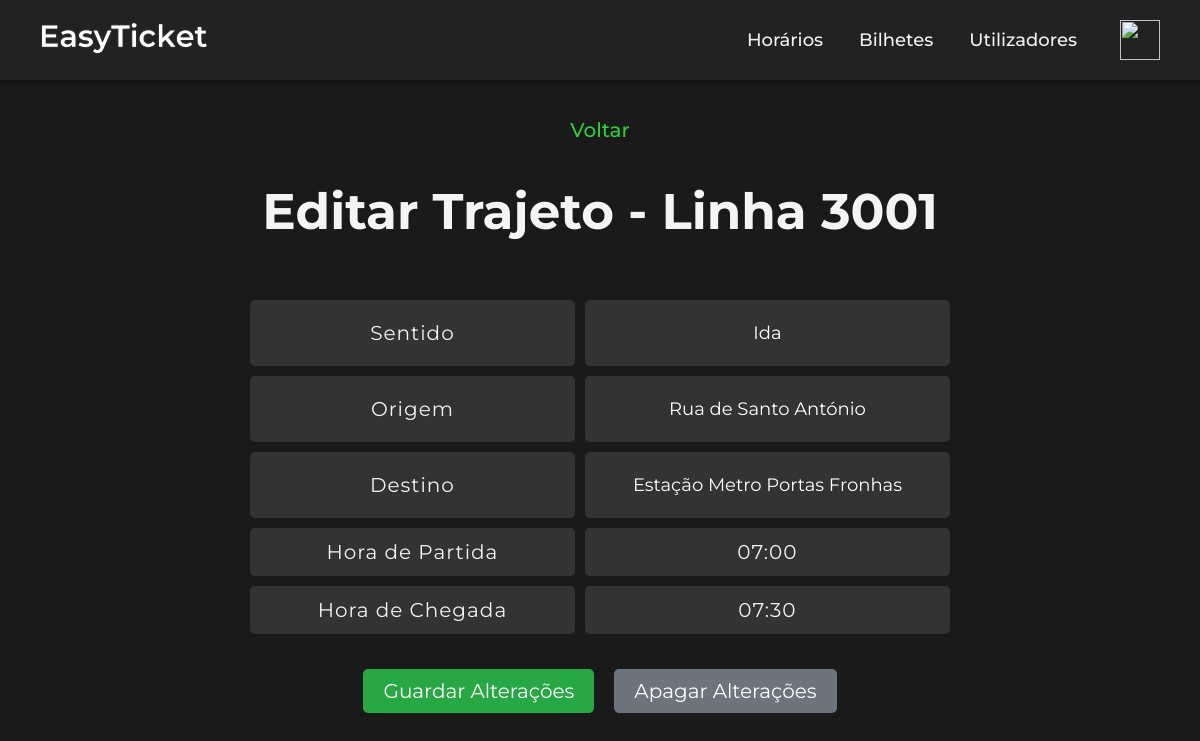
The app's page /horarios_editar.php?id=3 (signed in) with its own data.
### tables this page shows
CREATE TABLE `viagem` (
  `id_viagem` int(11) NOT NULL,
  `id_autocarro` int(11) NOT NULL,
  `linha_autocarro` int(4) NOT NULL,
  `sentido` set('ida','volta') NOT NULL DEFAULT 'ida',
  `origem` varchar(40) NOT NULL,
  `destino` varchar(40) NOT NULL,
  `hora_partida` time NOT NULL,
  `hora_chegada` time NOT NULL
);

### horarios_editar.php (the view, shortened to what this page needs)
<?php
require_once('menu.php');
require_once('ligarbd.php');
$id_viagem = $_GET['id'];
$consulta = "SELECT * FROM viagem WHERE id_viagem='$id_viagem'";
$resultado = mysqli_query($basedados, $consulta);
$registo = mysqli_fetch_array($resultado);
$linha_autocarro = $registo['linha_autocarro'];
?>
<html>
<head>
    <link rel="stylesheet" href="style_editar.css">
    <link rel="stylesheet" href="style_navbar.css">
</head>
<body>
<center>
<br><br>
<a href="linha_<?php echo isset($linha_autocarro) ? $linha_autocarro : ''; ?>.php">Voltar</a>
<br><br>
<h1>Editar Trajeto - Linha <?php echo $linha_autocarro; ?> </h1>
    <br><br>
    <form method="post" action="linha_<?php echo $linha_autocarro; ?>.php" autocomplete="off" id="editarForm">
        <table>
            <tr>
                <td>Sentido</td>
                <td>
                    <input type="text" name="sentido" id="sentido" class="centered-input" style="outline: none; box-shadow: none;" readonly value="<?php echo ucfirst($registo['sentido']); ?>">
                </td>
            </tr>
            <tr>
                <td>Origem</td>
                <td><input type="text" name="origem" id="origem" value="<?php echo $registo['origem']; ?>" class="centered-input" readonly style="outline: none; box-shadow: none;"></td>
            </tr>
            <tr>
                <td>Destino</td>
                <td><input type="text" name="destino" id="destino" value="<?php echo $registo['destino']; ?>" class="centered-input" readonly style="outline: none; box-shadow: none;"></td>
            </tr>
            <tr>
                <td>Hora de Partida</td>
                <td>
                <?php echo date('H:i', strtotime($registo['hora_partida'])); ?>
                </td>
            </tr>
            <tr>
                <td>Hora de Chegada</td>
                <td>
                <?php echo date('H:i', strtotime($registo['hora_chegada'])); ?>
                </td>
            </tr>
        </table>
        <div class="button-container">
            <input type="button" value="Guardar Alterações" onClick="confirmaatualizar();">
            <input type="reset" value="Apagar Alterações">
        </div>
        <br>
    </form>
</center>
</body>
</html>

### style_navbar.css (style rules this page uses)
body { font-family: Arial, sans-serif; font-weight: 500; margin: 0; padding: 0; background-color: #1a1a1a; color: #f4f4f4; }
* { margin: 0; padding: 0; box-sizing: border-box; font-family: 'Montserrat', sans-serif; user-select: none; -moz-user-select: none; -webkit-user-select: none; -ms-user-select: none; -webkit-user-drag: none; -khtml-user-drag: none; -moz-user-drag: none; -o-user-drag: none; }
span,svg, button,input, img:active, a:active { -webkit-tap-highlight-color: rgba(0, 0, 0, 0); -webkit-focus-ring-color: rgba(0, 0, 0, 0); outline: none !important; }
@media screen and (max-width: 1919px) and (min-width: 501px) { h1 { font-size: 50px; margin-top: 20px; } }
@media screen and (max-width: 1919px) and (min-width: 501px) { body { font-family: Arial, sans-serif; font-weight: 500; margin: 0; padding: 0; background-color: #1a1a1a; color: #f4f4f4; } }
@media screen and (max-width: 1919px) and (min-width: 501px) { a { color: #2ece36; font-weight: 500; font-size: 20px; text-decoration: none; transition: color 0.3s ease; } }

### style_editar.css (style rules this page uses)
* { margin: 0; padding: 0; box-sizing: border-box; font-family: 'Montserrat', sans-serif; }
body { font-family: Arial, sans-serif; font-weight: 500; margin: 0; padding: 0; background-color: #0c0c0c; color: #f2f2f2; }
table { width: 60%; margin: 10 auto; border-collapse: separate; border-spacing: 10px; text-align: center; letter-spacing: 1px; }
td { background-color: #333; color: #f2f2f2; padding: 12px; border-radius: 5px; font-size: 20px; }
.centered-input { text-align: center; align-items: center; justify-content: center; vertical-align: middle; height: 100%; font-size: 18px; margin-top: 10px; }
input[type="text"], input[type="email"], input[type="date"] { background-color: #333; color: white; font-size: 18px; border-radius: 5px; border: none; margin-bottom: 10px; width: 100%; text-align: center; margin-top: 10px; }
input[type="submit"],input[type="button"], input[type="reset"] { background-color: #333; font-size: 20px; color: white; padding: 15px 20px; border: none; border-radius: 5px; cursor: pointer; transition: all 0.3s ease; }
.button-container { display: flex; justify-content: center; margin-top: 25px; }
.button-container input[type="button"], .button-container input[type="reset"] { padding: 10px 20px; border: none; border-radius: 5px; cursor: pointer; transition: background-color 0.3s ease; margin: 0 10px; }
.button-container input[type="button"] { background-color: #28a745; color: #fff; }
.button-container input[type="reset"] { background-color: #6c757d; color: #fff; }

### records on screen
viagem: linha_autocarro "3001", sentido "Ida", origem "Rua de Santo António", destino "Estação Metro Portas Fronhas", hora_partida "07:00", hora_chegada "07:30"
